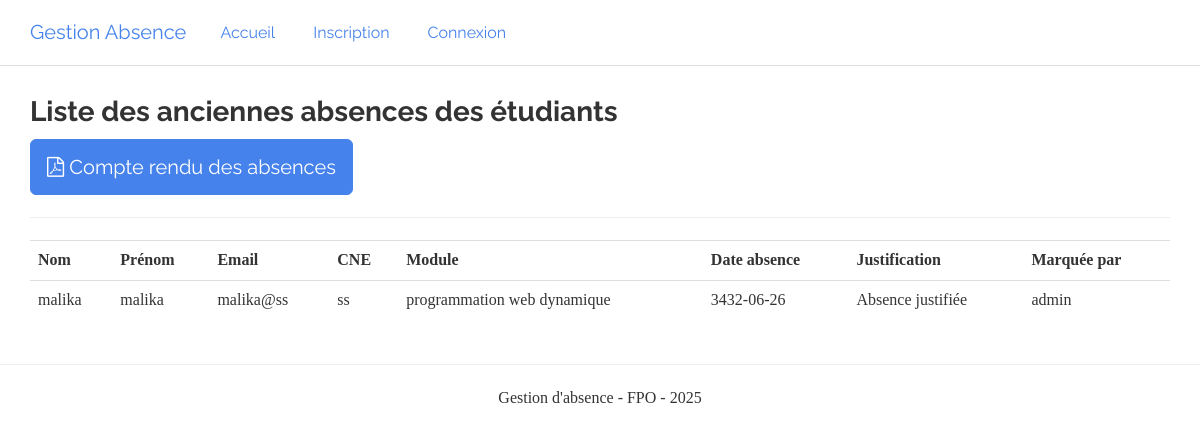
The app's page /oldAbsences.php with its own data.
### tables this page shows
CREATE TABLE `absence` (
  `id` int(11) NOT NULL,
  `id_etudiant` int(11) NOT NULL,
  `crn_horaire` varchar(255) NOT NULL,
  `type_absence` varchar(255) NOT NULL,
  `is_old` tinyint(1) NOT NULL DEFAULT 0,
  `module` varchar(255) DEFAULT NULL,
  `professeur` int(11) DEFAULT NULL,
  `date_absence` date DEFAULT NULL
);

### files/functions.php (called while the page is built, shortened)
<?php
function database()
{
    $host = "localhost";
    $username = "root";
    $password = "";
    $database = "gab";
    $db = new PDO("mysql:host=" . $host . ";dbname=" . $database, $username, $password,
        array(
            PDO::MYSQL_ATTR_INIT_COMMAND => 'SET NAMES UTF8',
            PDO::ATTR_ERRMODE => PDO::ERRMODE_SILENT
        )
    );
    return $db;
}
function listAbsencesOld()
{
    $absences_ = $absences = [];
    $db = database();
    $sttm = $db->prepare("SELECT * FROM absence where is_old=1");
    if ($sttm->execute()) {
        $absences_ = $sttm->fetchAll();
        foreach ($absences_ as $a) {
            $sttm2 = $db->prepare("SELECT * FROM etudiant where id=:id");
            $sttm2->bindParam(":id", $a["id_etudiant"]);
            if ($sttm2->execute()) {
                $etudiant = $sttm2->fetch(PDO::FETCH_ASSOC);
                $a["nom"] = $etudiant["nom"];
                $a["prenom"] = $etudiant["prenom"];
                $a["cne"] = $etudiant["cne"];
                $a["email"] = $etudiant["email"];
            }
            $sttm3 = $db->prepare("SELECT * FROM professeur where id=:id");
            $sttm3->bindParam(":id", $a["professeur"]);
            if ($sttm3->execute()) {
                $professeur = $sttm3->fetch(PDO::FETCH_ASSOC);
                if(!empty($professeur))
                {
                    $a['nom_prof'] = $professeur['nom'];
                    $a['prenom_prof'] = $professeur['prenom'];
                }else{
                    $a['nom_prof'] = 'admin';
                    $a['prenom_prof'] = '';
                }
            $absences [] = $a;
            }
        }
        return $absences;
    }
    return $absences;
}

### oldAbsences.php (the view)
<?php
require_once "header.php";
$absences = listAbsencesOld();
?>
<div class="container">
    <h3>Liste des anciennes absences des étudiants</h3>
    <h4><a href="absences_etudiants_old_pdf.php" class="btn btn-primary btn-lg"><i class="fa fa-file-pdf-o"></i> Compte rendu des absences</a></h4>
    <hr>
    <table class="table">
        <tr>
            <th>Nom</th>
            <th>Prénom</th>
            <th>Email</th>
            <th>CNE</th>
            <th>Module</th>
            <th>Date absence</th>
            <th>Justification</th>
            <th>Marquée par</th>
        </tr>
        <?php foreach($absences as $a): ?>
            <tr>
                <td><?=$a["nom"] ?></td>
                <td><?=$a["prenom"] ?></td>
                <td><?=$a["email"] ?></td>
                <td><?=$a["cne"] ?></td>
                <td><?=$a["module"] ?></td>
                <td><?=$a["date_absence"] ?></td>
                <td><?=$a["type_absence"] ?></td>
                <td><?=$a["nom_prof"] ?> <?=$a["prenom_prof"] ?></td>
            </tr>
        <?php endforeach; ?>
    </table>
</div>
<?php require_once "footer.php"?>

### css/styles.css (style rules this page uses)
body { padding-top: 75px; }

### records on screen
absence: nom "malika", prenom "malika", email "malika@ss", cne "ss", module "programmation web dynamique", date_absence "3432-06-26", type_absence "Absence justifiée", nom_prof "admin"
